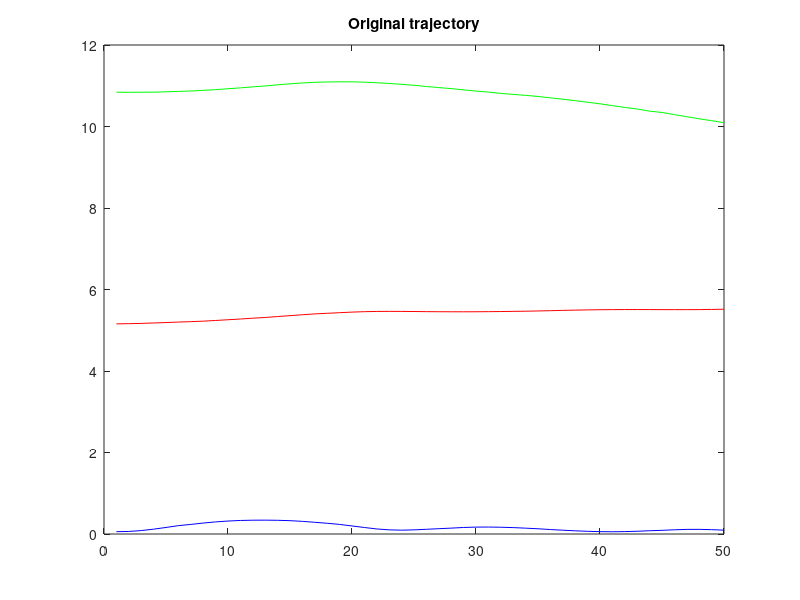
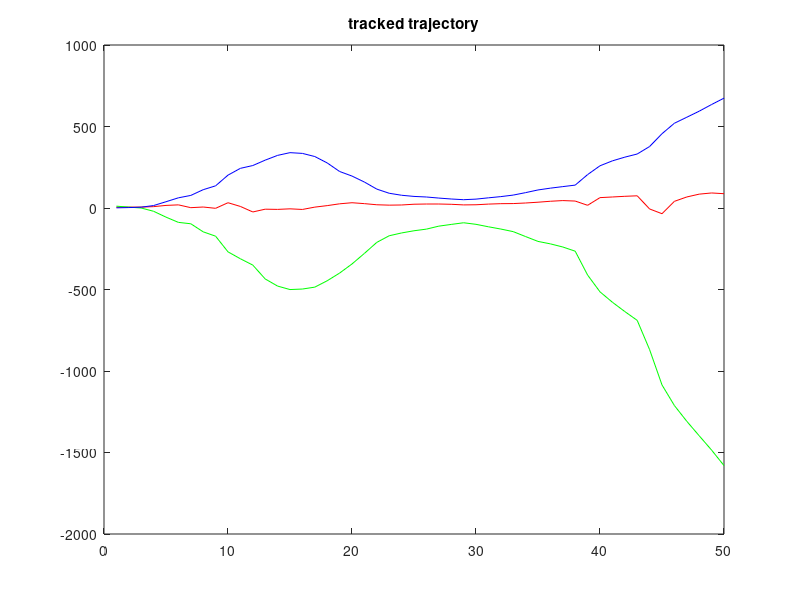
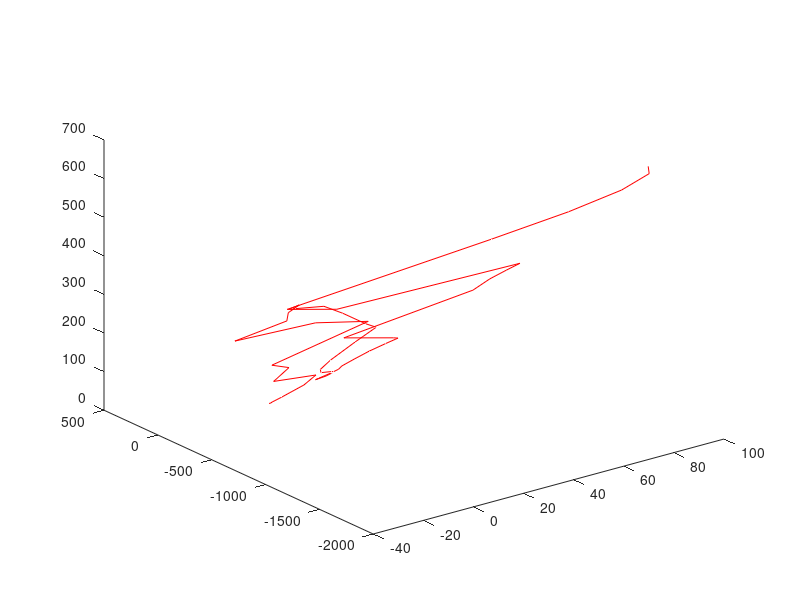

These charts were generated, in order, by the following MATLAB code:
clear all;close all; clc;
station_out_log = load('outputFile_StereoTracking.txt');
real_log = load('ViconData2.txt');

[nO, mO] = size(real_log);
[nS, mS] = size(station_out_log);

ni = 1;
nf = 50;

figure(ni);
plot(       ni:nf, real_log(ni:nf,2),'r',...
            ni:nf, real_log(ni:nf,3),'g',...
            ni:nf, real_log(ni:nf,4),'b');
title('Original trajectory');
        
figure(2);
plot(       ni:nf, station_out_log(ni:nf,2),'r',...
            ni:nf, station_out_log(ni:nf,3),'g',...
            ni:nf, station_out_log(ni:nf,4),'b');
title('tracked trajectory');

figure(3);
plot(   ni:nf, station_out_log(ni:nf,1), 'r');
title('Timespan');

%% 3D plots
figure(3);
plot3(      real_log(ni:nf,2), real_log(ni:nf,3), real_log(ni:nf,4), 'b',...
            station_out_log(ni:nf,2), station_out_log(ni:nf,3), station_out_log(ni:nf,4), 'r');
